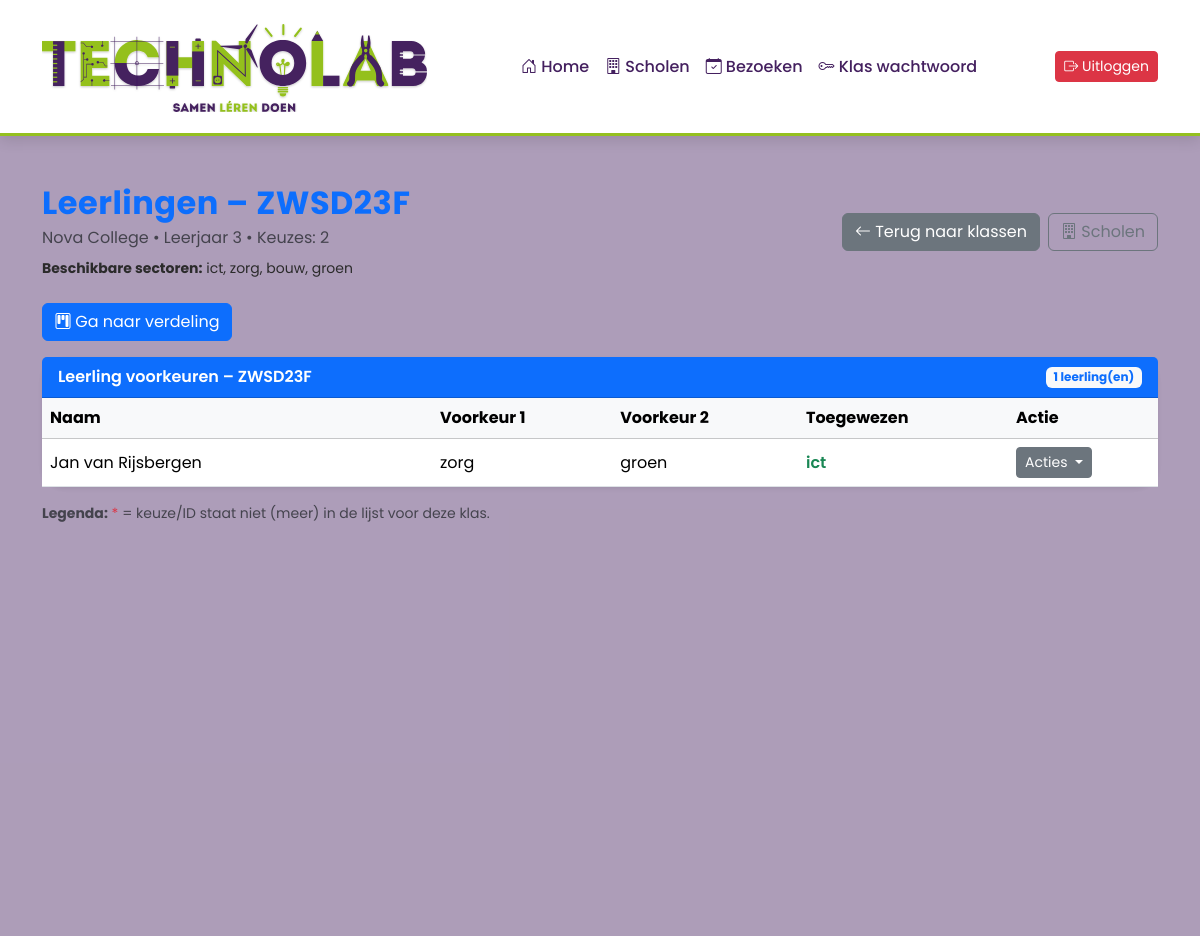
Page /leerlingen.php?klas_id=1 (signed in) on the committed database.
### tables this page shows
CREATE TABLE `klas` (
  `klas_id` int(11) NOT NULL,
  `school_id` int(11) NOT NULL,
  `klasaanduiding` varchar(100) NOT NULL,
  `leerjaar` varchar(100) DEFAULT NULL,
  `schooljaar` varchar(100) NOT NULL,
  `pincode` varchar(50) NOT NULL,
  `max_keuzes` tinyint(3) UNSIGNED NOT NULL
);

CREATE TABLE `school` (
  `school_id` smallint(6) NOT NULL,
  `schoolnaam` varchar(100) NOT NULL,
  `plaats` varchar(100) NOT NULL,
  `type_onderwijs` set('Primair Onderwijs','Voortgezet Onderwijs','MBO') DEFAULT NULL
);

CREATE TABLE `leerling` (
  `leerling_id` int(11) NOT NULL,
  `klas_id` int(11) NOT NULL,
  `voornaam` varchar(100) NOT NULL,
  `tussenvoegsel` varchar(100) DEFAULT NULL,
  `achternaam` varchar(100) NOT NULL,
  `voorkeur1` varchar(100) DEFAULT NULL,
  `voorkeur2` varchar(100) DEFAULT NULL,
  `voorkeur3` varchar(100) DEFAULT NULL,
  `voorkeur4` varchar(100) DEFAULT NULL,
  `voorkeur5` varchar(100) DEFAULT NULL,
  `toegewezen_voorkeur` varchar(100) DEFAULT NULL
);

### leerlingen.php (the view, shortened to what this page needs)
<?php
require 'includes/header.php';
$klas_id = (int)$_GET['klas_id'];
function e($s)
{
    return htmlspecialchars((string)$s, ENT_QUOTES, 'UTF-8');
}
$stmt = $conn->prepare("
    SELECT k.klas_id, k.school_id, k.klasaanduiding, k.leerjaar, k.schooljaar, k.max_keuzes,
           s.schoolnaam
    FROM klas k
    JOIN school s ON s.school_id = k.school_id
    WHERE k.klas_id = ?
");
$stmt->bind_param("i", $klas_id);
$stmt->execute();
$klas = $stmt->get_result()->fetch_assoc();
$maxKeuzes = in_array((int)($klas['max_keuzes'] ?? 2), [2, 3], true) ? (int)$klas['max_keuzes'] : 2;
$stmt = $conn->prepare("SELECT id, naam FROM klas_voorkeur WHERE klas_id = ? AND actief = 1 ORDER BY volgorde ASC");
$stmt->bind_param("i", $klas_id);
$stmt->execute();
$res = $stmt->get_result();
$allowedById = [];
$allowedList = [];
while ($r = $res->fetch_assoc()) {
    $allowedById[(int)$r['id']] = $r['naam'];
    $allowedList[] = $r['naam'];
}
$stmt = $conn->prepare("
    SELECT leerling_id, voornaam, tussenvoegsel, achternaam,
           voorkeur1, voorkeur2, voorkeur3, voorkeur4, voorkeur5, toegewezen_voorkeur
    FROM leerling
    WHERE klas_id = ?
    ORDER BY achternaam ASC, voornaam ASC
");
$stmt->bind_param("i", $klas_id);
$stmt->execute();
$leerlingen = $stmt->get_result();
?>
<div class="ttr-app">
    <div class="container py-5">
        <div class="row mb-4">
            <div class="col d-flex justify-content-between align-items-center">
                <div>
                    <h2 class="fw-bold text-primary mb-1">Leerlingen – <?= e($klas['klasaanduiding']) ?></h2>
                    <div class="text-muted"><?= e($klas['schoolnaam']) ?> • Leerjaar <?= e($klas['leerjaar']) ?> • Keuzes: <?= (int)$maxKeuzes ?></div>
                    <?php if (!empty($allowedList)): ?>
                        <div class="mt-2 small"><strong>Beschikbare sectoren:</strong> <?= e(implode(', ', $allowedList)) ?></div>
                    <?php endif; ?>
                </div>
                <div class="d-flex gap-2">
                    <a href="klassen.php?school_id=<?= (int)$klas['school_id'] ?>" class="btn btn-secondary">
                        <i class="bi bi-arrow-left"></i> Terug naar klassen
                    </a>
                    <a href="scholen.php" class="btn btn-outline-secondary"><i class="bi bi-building"></i> Scholen</a>
                </div>
            </div>
        </div>
        <a href="verdeling.php?klas_id=<?= $klas_id ?>" class="btn btn-primary mb-3"><i class="bi bi-kanban"></i> Ga naar verdeling</a>
        <div class="card shadow-sm border-0">
            <div class="card-header bg-primary text-white fw-semibold d-flex justify-content-between align-items-center">
                <span>Leerling voorkeuren – <?= e($klas['klasaanduiding']) ?></span>
                <span class="badge bg-light text-primary"><?= (int)$leerlingen->num_rows ?> leerling(en)</span>
            </div>
            <div class="card-body p-0">
                <div class="table-responsive">
                    <table class="table table-hover align-middle mb-0">
                        <thead class="table-light">
                            <tr>
                                <th style="min-width:220px;">Naam</th>
                                <?php for ($i = 1; $i <= $maxKeuzes; $i++): ?><th>Voorkeur <?= $i ?></th><?php endfor; ?>
                                <th>Toegewezen</th>
                                <th style="width:150px">Actie</th>
                            </tr>
                        </thead>
                        <tbody>
                            <?php if ($leerlingen->num_rows === 0): ?>
                                <tr>
                                    <td colspan="<?= 3 + $maxKeuzes ?>" class="text-center py-3 text-muted">Nog geen leerlingen in deze klas.</td>
                                </tr>
                                <?php else: while ($l = $leerlingen->fetch_assoc()): ?>
                                    <tr>
                                        <td><?= e($l['voornaam']) ?><?= $l['tussenvoegsel'] ? ' ' . e($l['tussenvoegsel']) : '' ?> <?= e($l['achternaam']) ?></td>
                                        <?php for ($i = 1; $i <= $maxKeuzes; $i++):
                                            $val = $l['voorkeur' . $i] ?? '';
                                            if (ctype_digit((string)$val) && isset($allowedById[(int)$val])) {
                                                $label = e($allowedById[(int)$val]);
                                            } elseif ($val === '' || $val === null) {
                                                $label = '<span class="text-muted">—</span>';
                                            } else {
                                                $label = '<span class="text-danger">' . e($val) . ' *</span>';
                                            }
                                        ?>
                                            <td><?= $label ?></td>
                                        <?php endfor; ?>
                                        <td>
                                            <?php
                                            $t = $l['toegewezen_voorkeur'];
                                            if (ctype_digit((string)$t) && isset($allowedById[(int)$t])) {
                                                echo '<span class="fw-semibold text-success">' . e($allowedById[(int)$t]) . '</span>';
                                            } elseif ($t === '' || $t === null) {
                                                echo '<span class="text-muted">—</span>';
                                            } else {
                                                echo '<span class="text-danger">' . e($t) . ' *</span>';
                                            }
                                            ?>
                                        </td>
                                        <td>
                                            <div class="dropdown">
                                                <button class="btn btn-sm btn-secondary dropdown-toggle" type="button" id="actionDropdown<?= $l['leerling_id'] ?>" data-bs-toggle="dropdown" aria-expanded="false">
                                                    Acties
                                                </button>
                                            </div>
                                        </td>
                                    </tr>
                            <?php endwhile;
                            endif; ?>
                        </tbody>
                    </table>
                </div>
            </div>
        </div>
        <div class="mt-3 small text-muted">
            <strong>Legenda:</strong> <span class="text-danger">*</span> = keuze/ID staat niet (meer) in de lijst voor deze klas.
        </div>
    </div>
</div>
<?php require 'includes/footer.php'; ?>

### css/index.css (style rules this page uses)
:root { --tl-purple: #44205F; --tl-green: #94C01F; --tl-white: #ffffff; --tl-orange: #FF6F3C; --tl-purple-light: rgba(68, 32, 95, 0.10); --tl-purple-dark: rgba(68, 32, 95, 0.25); --tl-green-light: rgba(148, 192, 31, 0.18); --tl-orange-light: rgba(255, 111, 60, 0.15); }
.ttr-app { background: var(--tl-purple-dark); font-family: "Poppins", sans-serif; color: #2b2b2b; min-height: 100vh; }
.ttr-app h2, .ttr-app h5 { color: var(--tl-purple); }
.ttr-app h2 { font-weight: 700; letter-spacing: 0.5px; }
.ttr-app .card { background: var(--tl-white); border-radius: 22px; border: none; box-shadow: 0 10px 28px rgba(0,0,0,0.08); transition: transform 0.25s ease, box-shadow 0.25s ease; animation: softFloat 8s ease-in-out infinite; }

### rows in the picture
klas: klasaanduiding "ZWSD23F", school.schoolnaam "Nova College", leerjaar "3", max_keuzes "2"
leerling: voornaam "Jan", tussenvoegsel "van", achternaam "Rijsbergen", voorkeur1 "zorg", voorkeur2 "groen", toegewezen_voorkeur "ict"

### other values in the picture
implode(', ', $allowedList) "ict, zorg, bouw, groen"
$leerlingen->num_rows "1"
